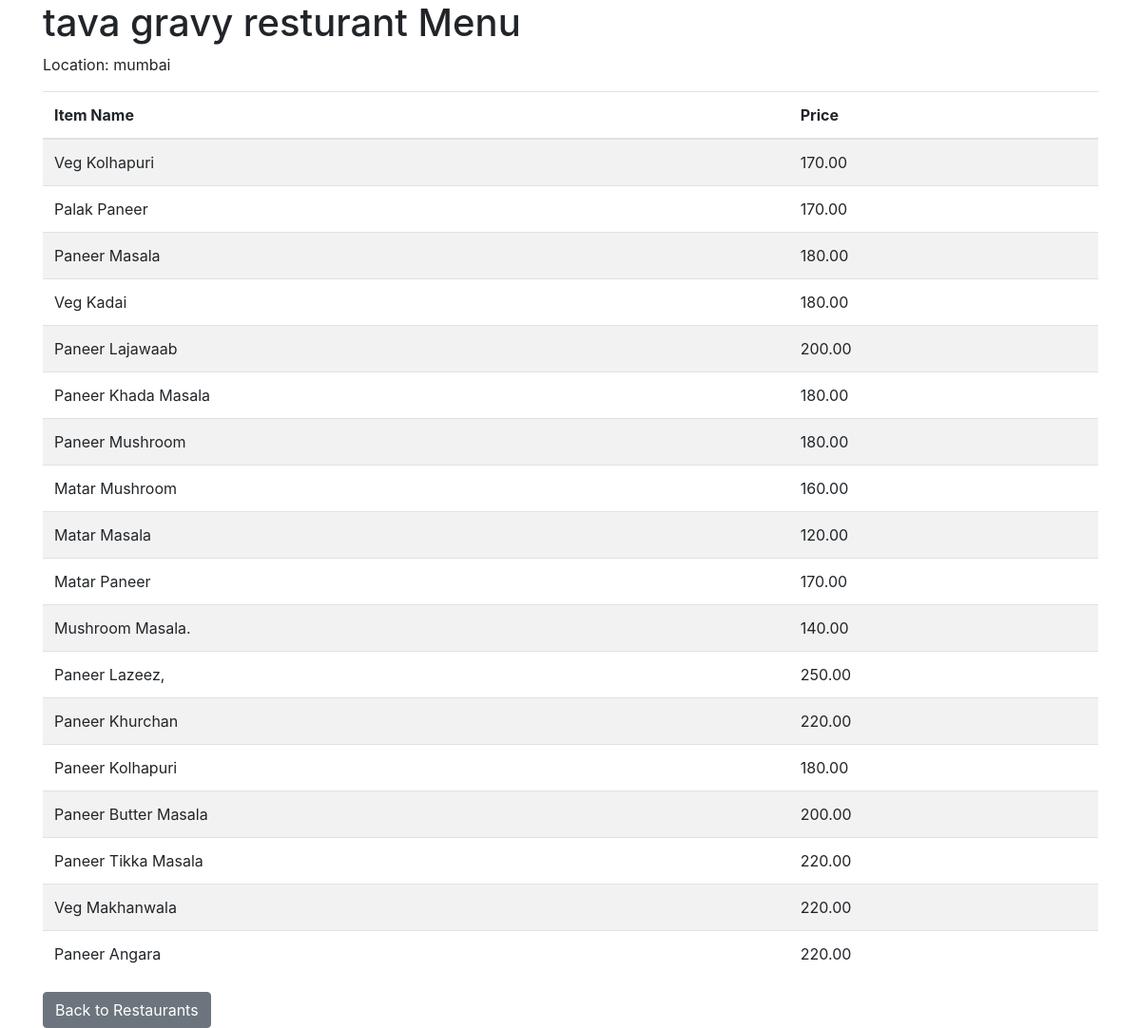
/restaurant_detail/34/, run on the app's committed database.
### restaurants/models.py (models this page shows, shortened)
class Restaurant(models.Model):
    name = models.CharField(max_length=100)
    location = models.CharField(max_length=100)

class MenuItem(models.Model):
    restaurant = models.ForeignKey(Restaurant, on_delete=models.CASCADE)
    item_name = models.CharField(max_length=100)
    price = models.DecimalField(max_digits=10, decimal_places=2)

### restaurants/views.py (the view)
# urls.py: path('restaurant_detail/<int:restaurant_id>/', restaurant_detail, name='restaurant_detail'),
def restaurant_detail(request, restaurant_id):
    restaurant = get_object_or_404(Restaurant, id=restaurant_id)
    menu_items = MenuItem.objects.filter(restaurant=restaurant)
    return render(request, 'restaurant_detail.html', {'restaurant': restaurant, 'menu_items': menu_items})

### restaurants/templates/restaurant_detail.html (shortened to what this page needs)
<!DOCTYPE html>
<html lang="en">
  <head>
    <link
      rel="stylesheet"
      href="https://stackpath.bootstrapcdn.com/bootstrap/4.5.2/css/bootstrap.min.css"
    />
  </head>
  <body>
    <div class="container">
      <h1>{{ restaurant.name }} Menu</h1>
      <p>Location: {{ restaurant.location }}</p>
      <table class="table table-striped">
        <thead>
          <tr>
            <th>Item Name</th>
            <th>Price</th>
          </tr>
        </thead>
        <tbody>
          {% for item in menu_items %}
          <tr>
            <td>{{ item.item_name }}</td>
            <td>{{ item.price }}</td>
          </tr>
          {% endfor %}
        </tbody>
      </table>
      <a href="/" class="btn btn-secondary">Back to Restaurants</a>
    </div>
  </body>
</html>

### data on the page
Restaurant: name "tava gravy resturant", location "mumbai"
MenuItem: item_name "Veg Kolhapuri", price "170.00"
MenuItem: item_name "Palak Paneer", price "170.00"
MenuItem: item_name "Paneer Masala", price "180.00"
MenuItem: item_name "Veg Kadai", price "180.00"
MenuItem: item_name "Paneer Lajawaab", price "200.00"
MenuItem: item_name "Paneer Khada Masala", price "180.00"
MenuItem: item_name "Paneer Mushroom", price "180.00"
MenuItem: item_name "Matar Mushroom", price "160.00"
MenuItem: item_name "Matar Masala", price "120.00"
MenuItem: item_name "Matar Paneer", price "170.00"
MenuItem: item_name "Mushroom Masala.", price "140.00"
MenuItem: item_name "Paneer Lazeez,", price "250.00"
MenuItem: item_name "Paneer Khurchan", price "220.00"
MenuItem: item_name "Paneer Kolhapuri", price "180.00"
MenuItem: item_name "Paneer Butter Masala", price "200.00"
MenuItem: item_name "Paneer Tikka Masala", price "220.00"
MenuItem: item_name "Veg Makhanwala", price "220.00"
MenuItem: item_name "Paneer Angara", price "220.00"
